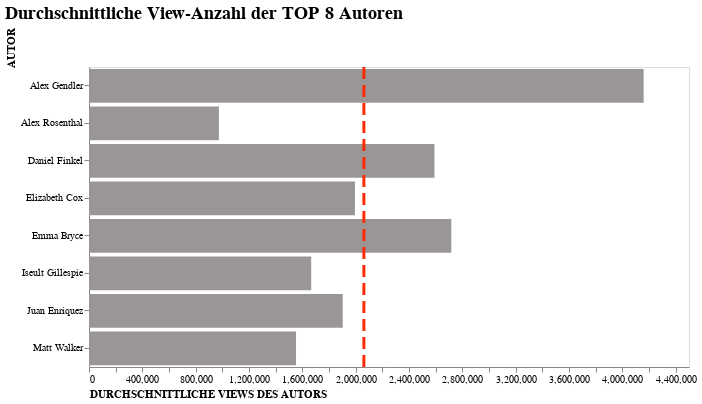

The cell this chart's notebook holds for it:
### Markdown cell above
##### Erstellung des Bar Charts mit Altair

### Code cell
#Grafik erstellen als ausgefülltes Bar-Chart

bar_chart = alt.Chart(df_top8_views).mark_bar(color= "#9a9695").encode(
    #Achsen festlegen und Daten für die Grafik + Beschriftung ausrichten +Beschriftung festlegen
    x = alt.X('Durchschnittliche Views:Q', axis=alt.Axis(titleAnchor="start"), title="DURCHSCHNITTLICHE VIEWS DES AUTORS"),
    y = alt.Y('Autor', axis=alt.Axis(titleAnchor="start"),title="AUTOR")
)

#https://altair-viz.github.io/gallery/line_chart_with_datum.html - gestrichelte Linie
#Durchschnittliche Likes für alle Videos
line = alt.Chart().mark_rule(color="#FF2B06", strokeDash=[12, 6]).encode(x=alt.datum(2061576), size=alt.SizeValue(3))

alt.layer(bar_chart + line).properties(
    #Grafik-Titel einfügen
    title = "Durchschnittliche View-Anzahl der TOP 8 Autoren", 
    #Größe festlegen
    width=600,
    height=300,
    #Grafik interaktiv
).interactive(
    #Anpassen 
).configure_axis(
    #Raster ausblenden
    grid= False,
    #Font anpassen
    labelFont = "Arial",
).configure_title(
    #Titel Font + Größe + Farbe + Ausrichtung anpassen
    fontSize = 18,
    font="Arial",
    anchor="start",
    color="black",
    align="left"
)

### Figure 1 — Vega-Lite specification as saved in the notebook (floating-point values rounded to 4 significant figures)
{"config": {"view": {"continuousWidth": 400, "continuousHeight": 300}, "axis": {"grid": false, "labelFont": "Arial"}, "title": {"align": "left", "anchor": "start", "color": "black", "font": "Arial", "fontSize": 18}}, "layer": [{"layer": [{"data": {"name": "data-8ade30bbb15738e0bfb3217d959ca2b2"}, "mark": {"type": "bar", "color": "#9a9695"}, "encoding": {"x": {"axis": {"titleAnchor": "start"}, "field": "Durchschnittliche Views", "title": "DURCHSCHNITTLICHE VIEWS DES AUTORS", "type": "quantitative"}, "y": {"axis": {"titleAnchor": "start"}, "field": "Autor", "title": "AUTOR", "type": "nominal"}}, "selection": {"selector122": {"type": "interval", "bind": "scales", "encodings": ["x", "y"]}}}, {"data": {"name": "empty"}, "mark": {"type": "rule", "color": "#FF2B06", "strokeDash": [12, 6]}, "encoding": {"size": {"value": 3}, "x": {"datum": 2061576}}}]}], "height": 300, "title": "Durchschnittliche View-Anzahl der TOP 8 Autoren", "width": 600, "$schema": "https://vega.github.io/schema/vega-lite/v4.17.0.json", "datasets": {"data-8ade30bbb15738e0bfb3217d959ca2b2": [{"Autor": "Alex Gendler", "Durchschnittliche Views": 4159911}, {"Autor": "Iseult Gillespie", "Durchschnittliche Views": 1666606}, {"Autor": "Matt Walker", "Durchschnittliche Views": 1552667}, {"Autor": "Alex Rosenthal", "Durchschnittliche Views": 974200}, {"Autor": "Elizabeth Cox", "Durchschnittliche Views": 1994538}, {"Autor": "Emma Bryce", "Durchschnittliche Views": 2717167}, {"Autor": "Daniel Finkel", "Durchschnittliche Views": 2590909}, {"Autor": "Juan Enriquez", "Durchschnittliche Views": 1903182}], "empty": [{}]}}
